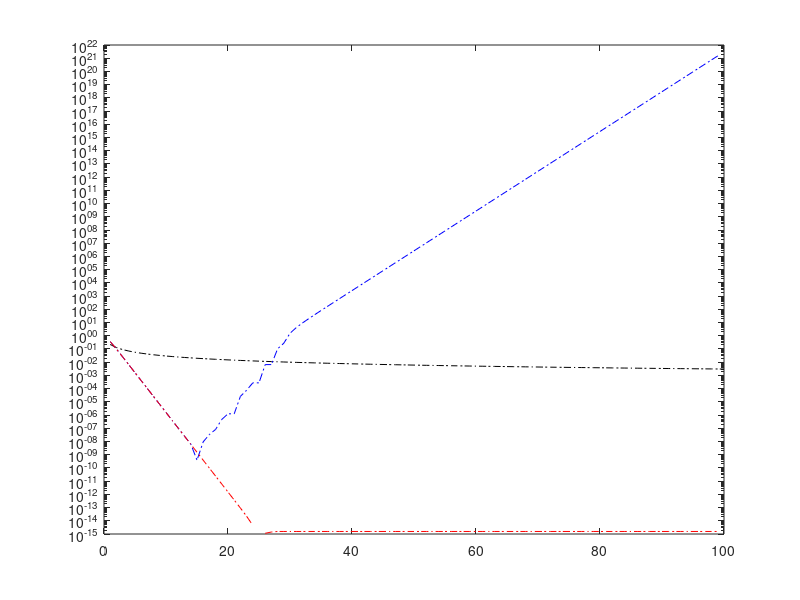

Here is the MATLAB script that generated this plot:
clear all;
clc;

n = 100;

Sn1(1) = 1;

for i = 2:n
    Sn1(i) = Sn1(i-1) + (1./i^2);
end

% Sn1 = cumsum(1./((1:n).^2));

SN1 = sqrt(6*Sn1);

err_rel_SN1 = abs(SN1-pi)/abs(pi);

figure(1);
semilogy(1:n,err_rel_SN1,'-.k');

x(1) = 2;

for i = 3:n
    x(i-1) = 2^((i-1)-1/2) * sqrt(1-sqrt(1-4.^(1-(i-1))*x(i-2)^2));
end    

y(1) = 2;

for i = 3:n
    y(i-1) = sqrt(2)*(y(i-2)) / sqrt(1+sqrt(1-4.^(1-(i-1))*x(i-2)^2));
end    

err_rel_1 = abs(x-pi)/abs(pi);
err_rel_2 = abs(y-pi)/abs(pi);

hold on;
semilogy(1:(n-1), err_rel_1, '-.b');
semilogy(1:(n-1), err_rel_2, '-.r');